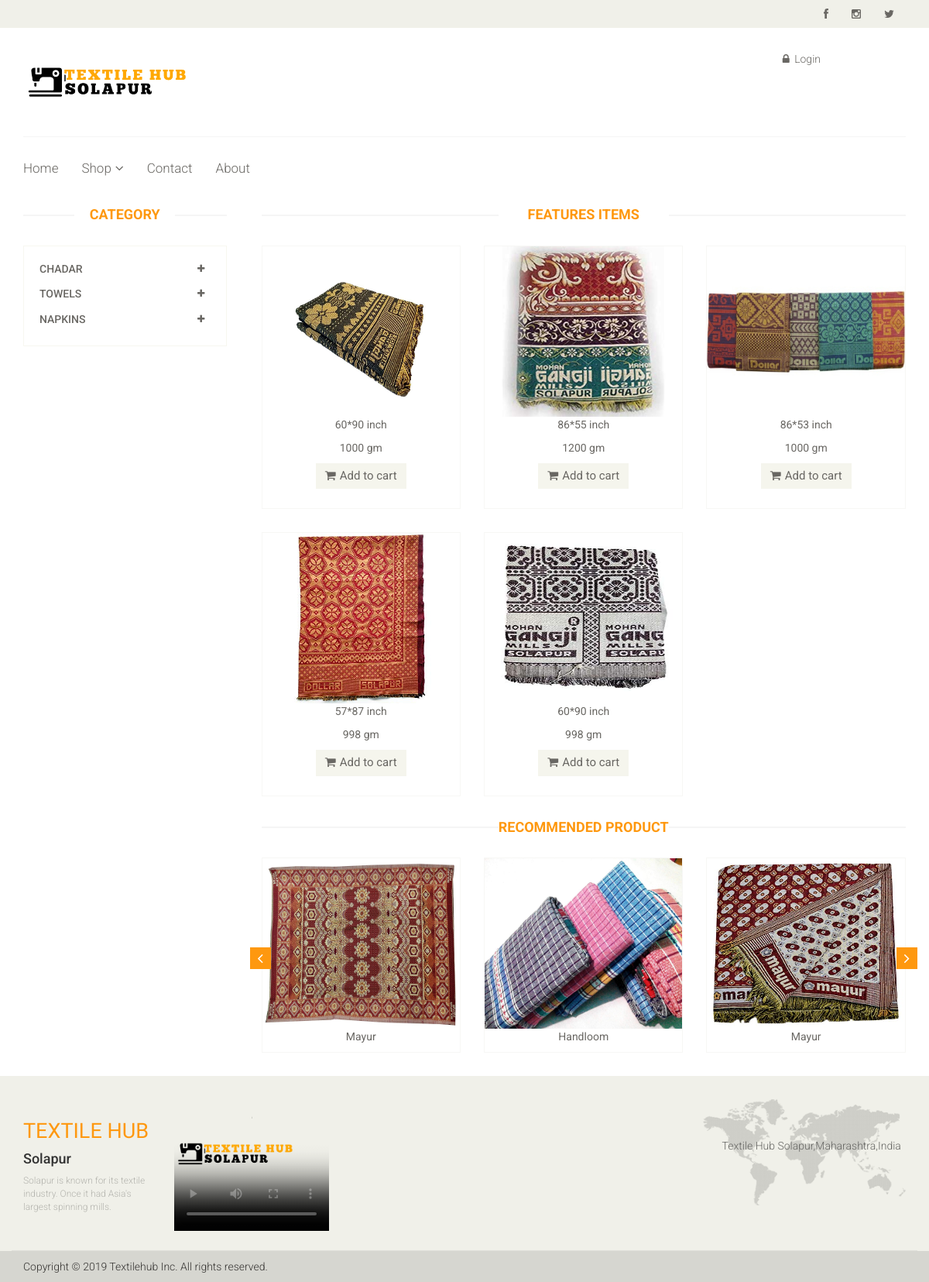
/prod_index.php?nm=Dollar, run on the app's committed database.
### tables this page shows
CREATE TABLE `prod_mas` (
  `Prod_id` int(20) NOT NULL,
  `Prod_name` varchar(30) NOT NULL,
  `Prod_size` text NOT NULL,
  `Prod_weight` text NOT NULL,
  `Prod_price` int(10) NOT NULL,
  `Prod_merchant` varchar(30) NOT NULL,
  `Prod_descript` text NOT NULL,
  `Prod_img` varchar(50) NOT NULL,
  `Prod_qty` int(10) NOT NULL
);

### prod_index.php (the view, shortened to what this page needs)
<?php
include ('userhead.php');?>
	<section>
		<div class="container">
			<div class="row">
				<div class="col-sm-3">
					<div class="left-sidebar">
						<h2>Category</h2>
						<div class="panel-group category-products" id="accordian">
							<div class="panel panel-default">
								<div class="panel-heading">
									<h4 class="panel-title">
										<a data-toggle="collapse" data-parent="#accordian" href="#sportswear">
											<span class="badge pull-right"><i class="fa fa-plus"></i></span>
											Chadar
										</a>
									</h4>
								</div>
							</div>
							<div class="panel panel-default">
								<div class="panel-heading">
									<h4 class="panel-title">
										<a data-toggle="collapse" data-parent="#accordian" href="#mens">
											<span class="badge pull-right"><i class="fa fa-plus"></i></span>
											Towels
										</a>
									</h4>
								</div>
							</div>
						<div class="panel panel-default">
								<div class="panel-heading">
									<h4 class="panel-title">
										<a data-toggle="collapse" data-parent="#accordian" href="#napkin">
											<span class="badge pull-right"><i class="fa fa-plus"></i></span>
											Napkins
										</a>
									</h4>
								</div>
							</div>
						</div>
				</div>
				</div>
				<div class="col-sm-9 padding-right">
					<div class="features_items">
						<h2 class="title text-center">Features Items</h2>
						<?php
								$con=mysqli_connect("localhost","root","");
								mysqli_select_db($con,"textilehub");
								$n=$_GET['nm'];
								$s="select * from prod_mas where Prod_name='$n'";
								$res=mysqli_query($con,$s);
								while($r=mysqli_fetch_array($res))
								{
						?>
						<div class="col-sm-4">
							<div class="product-image-wrapper">
								<div class="single-products">
										<div class="productinfo text-center">
											<img src="images/<?php echo $r[7];?>" alt="" height="220" />
											<p><?php echo $r[2];?></p>
											<p><?php echo $r[3];?></p>
											<a href="#" class="btn btn-default add-to-cart"><i class="fa fa-shopping-cart"></i>Add to cart</a>
										</div>
										<div class="product-overlay">
											<div class="overlay-content">
											</div>
										</div>
								</div>
							</div>
						</div>
						<?php } ?>
					</div>
					<div class="recommended_items">
						<h2 class="title text-center">recommended Product</h2>
						<div id="recommended-item-carousel" class="carousel slide" data-ride="carousel">
							<div class="carousel-inner">
								<div class="item active">
									<div class="col-sm-4">
										<div class="product-image-wrapper">
											<div class="single-products">
												<div class="productinfo text-center">
													<img src="images/mayur3.jpg" alt="" height="220"/>
													<p>Mayur</p>
												</div>
												<div class="product-overlay">
											<div class="overlay-content">
											</div>
										</div>
											</div>
										</div>
									</div>
									<div class="col-sm-4">
										<div class="product-image-wrapper">
											<div class="single-products">
												<div class="productinfo text-center">
													<img src="images/Handloom3.jpg" alt="" height="220" />
													<a href="single.php?pid=<?php echo $r[0];?>"><p>Handloom</p></a>
												</div>
													<div class="product-overlay">
											<div class="overlay-content">
											</div>
										</div>
											</div>
										</div>
									</div>
									<div class="col-sm-4">
										<div class="product-image-wrapper">
											<div class="single-products">
												<div class="productinfo text-center">
													<img src="images/mayur1.jpg" alt="" height="220"/>
													<a href="single.php?pid=<?php echo $r[0];?>"><p>Mayur</p></a>
												</div>
													<div class="product-overlay">
											<div class="overlay-content">
											</div>
										</div>
											</div>
										</div>
									</div>
								</div>
							</div>
							 <a class="left recommended-item-control" href="#recommended-item-carousel" data-slide="prev">
								<i class="fa fa-angle-left"></i>
							  </a>
							  <a class="right recommended-item-control" href="#recommended-item-carousel" data-slide="next">
								<i class="fa fa-angle-right"></i>
							  </a>
						</div>
					</div>
				</div>
			</div>
		</div>
	</section>
		<?php
include ('userfooter.php');?>

### userhead.php (shortened to what this page needs)
<!DOCTYPE html>
<html lang="en">
<head>
    <link href="css/bootstrap.min.css" rel="stylesheet">
    <link href="css/font-awesome.min.css" rel="stylesheet">
    <link href="css/prettyPhoto.css" rel="stylesheet">
    <link href="css/price-range.css" rel="stylesheet">
    <link href="css/animate.css" rel="stylesheet">
	<link href="css/main.css" rel="stylesheet">
	<link href="css/responsive.css" rel="stylesheet">
</head>
<body>
	<header id="header">
		<div class="header_top">
			<div class="container">
				<div class="row">
					<div class="col-sm-6">
						<div class="social-icons pull-right">
							<ul class="nav navbar-nav">
								<li><a href="https://www.facebook.com/textilehub.solapur?ref=bookmarks"><i class="fa fa-facebook"></i></a></li>
								<li><a href="https://www.instagram.com/textilehubsolapur/?hl=en"><i class="fa fa-instagram"></i></a></li>
								<li><a href="https://twitter.com/TextileHubMH13"><i class="fa fa-twitter"></i></a></li>
							</ul>
						</div>
					</div>
				</div>
			</div>
		</div>
		<div class="header-middle">
			<div class="container">
				<div class="row">
					<div class="col-sm-4">
						<div class="logo pull-left">
							<a href="userindex.php"><img src="images/AJ/logo4.png" alt="" height="100" /></a>
						</div>
					</div>
					<div class="col-sm-7">
						<div class="shop-menu pull-right">
							<ul class="nav navbar-nav">
							<?php
						    if(isset($_SESSION["uid"]))
							{?>
								<li><a href="profile.php"><i class="fa fa-user"></i> Account</a></li>
								<li><a href="usercart.php"><i class="fa fa-shopping-cart"></i> Cart</a></li>
								<li><a href="logout.php"><i class="fa fa-lock"></i> LogOut</a></li>
								<?php }
else
{
								?>
								<li><a href="registration.php"><i class="fa fa-lock"></i> Login</a></li>
								<?php }?>
							</ul>
						</div>
					</div>
				</div>
			</div>
		</div>
		<div class="header-bottom">
			<div class="container">
				<div class="row">
					<div class="col-sm-9">
						<div class="mainmenu pull-left">
							<ul class="nav navbar-nav collapse navbar-collapse">
								<li><a href="userindex.php" >Home</a></li>
								<li class="dropdown"><a href="#">Shop<i class="fa fa-angle-down"></i></a>
                                </li>
								<li><a href="Display_user_contact.php">Contact</a></li>
								<li><a href="Display_user_About.php">About</a></li>
							</ul>
						</div>
					</div>
				</div>
			</div>
		</div>
	</header>

### userfooter.php (shortened to what this page needs)
<footer id="footer">
		<div class="footer-top">
			<div class="container">
				<div class="row">
					<div class="col-sm-2">
						<div class="companyinfo">
							<h2><span>Textile Hub</span></h2>
							<h4>Solapur</h4>
						    <p>Solapur is known for its textile industry. Once it had Asia's largest spinning mills.</p>
						</div>
					</div>
					<div class="col-sm-7">
					<video controls="controls" poster="images/AJ/logo4.png" height="200" width="200">
					<source src="images/AJ/Textilehubvideo1.mp4" video="web/mp4">
					</video>
					</div>
					<div class="col-sm-3">
						<div class="address">
							<img src="images/home/map.png"  align="right" />
							<p>Textile Hub Solapur,Maharashtra,India</p>
						</div>
					</div>
				</div>
			</div>
		</div>
		<div class="footer-bottom">
			<div class="container">
				<div class="row">
					<p class="pull-left">Copyright &copy 2019 Textilehub Inc. All rights reserved.</p>
				</div>
			</div>
		</div>
	</footer>
</body>
</html>

### data on the page
prod_mas: Prod_img (picture), Prod_size "60*90 inch", Prod_weight "1000 gm"
prod_mas: Prod_img (picture), Prod_size "86*55 inch", Prod_weight "1200 gm"
prod_mas: Prod_img (picture), Prod_size "86*53 inch", Prod_weight "1000 gm"
prod_mas: Prod_img (picture), Prod_size "57*87 inch", Prod_weight "998 gm"
prod_mas: Prod_img (picture), Prod_size "60*90 inch", Prod_weight "998 gm"
